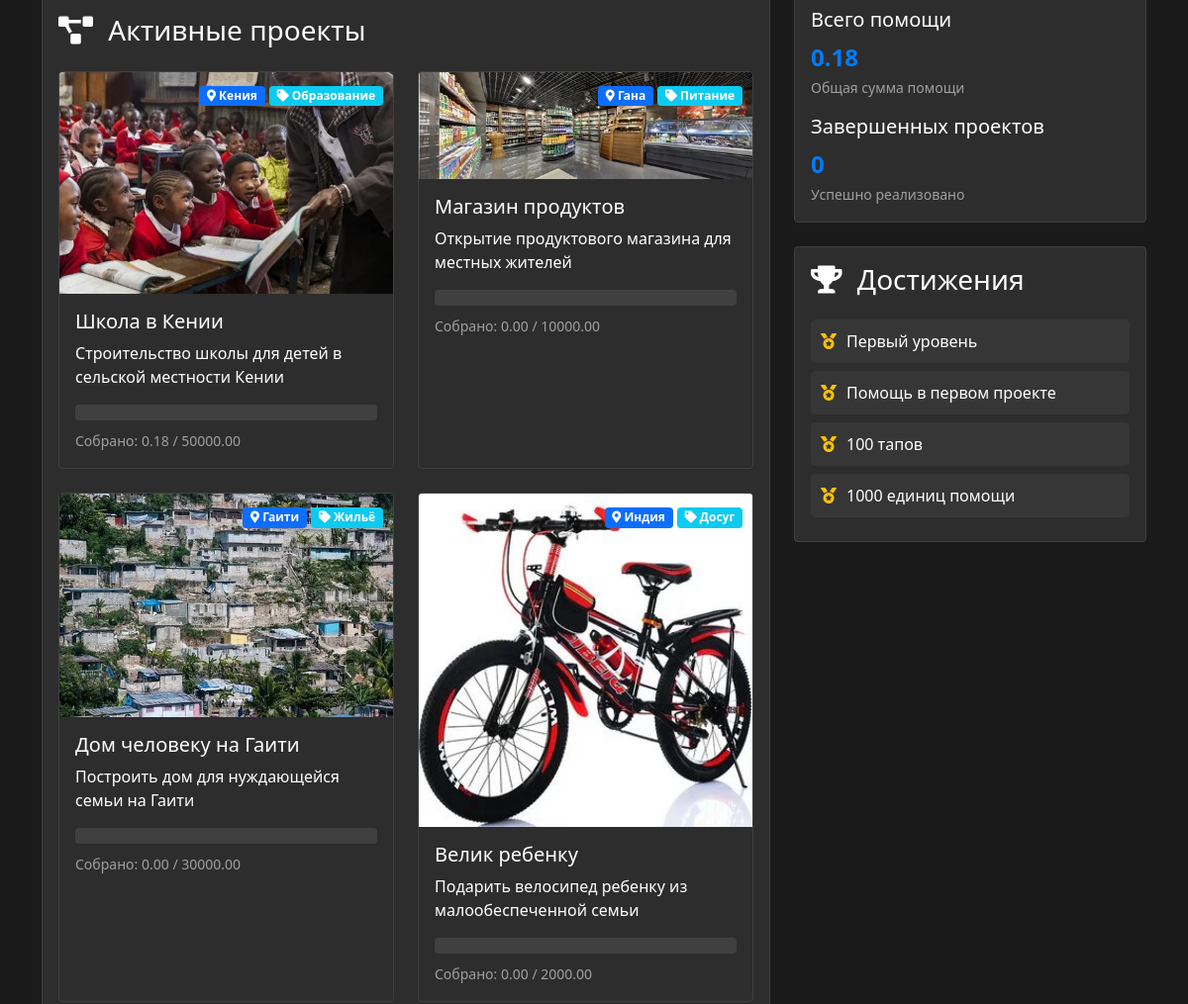
Page / (signed in, middle part) on the earlier database version.
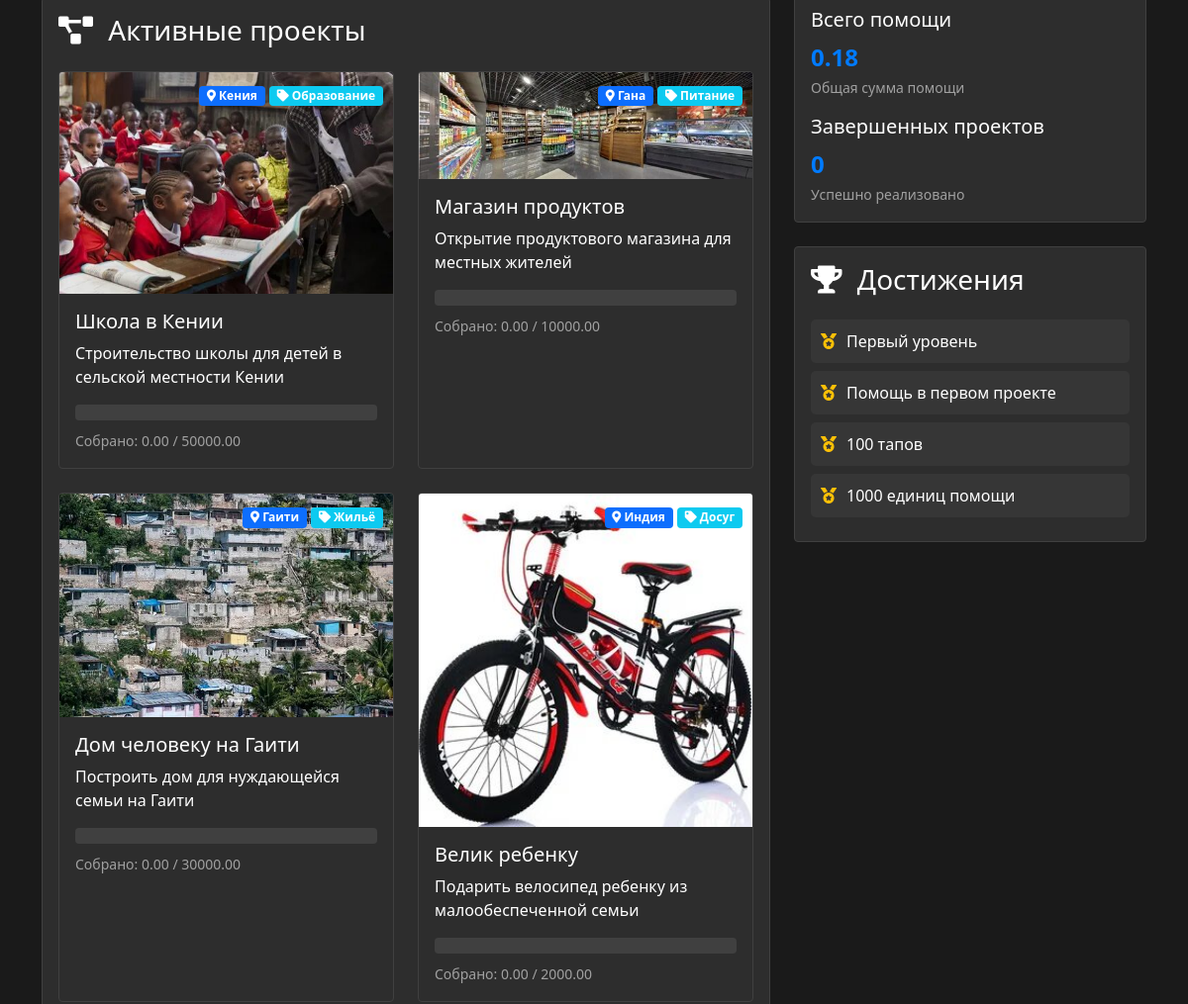
Same page on the later database version.
### app.py (models this page shows, shortened)
class Project(db.Model):
    id = db.Column(db.Integer, primary_key=True)
    title = db.Column(db.String(100), nullable=False)
    description = db.Column(db.Text, nullable=False)
    target_amount = db.Column(db.Float, nullable=False)
    current_amount = db.Column(db.Float, default=0.0)
    country = db.Column(db.String(50), nullable=False)
    category = db.Column(db.String(50), nullable=False)
    image = db.Column(db.String(200), default='default_project.jpg')
    status = db.Column(db.String(20), default='active')
    created_at = db.Column(db.DateTime, default=datetime.now)
    donations = db.relationship('Donation', backref='project', lazy=True)

### app.py (the view)
@app.route('/')
@login_required
def index():
    projects = Project.query.filter_by(status='active').all()
    return render_template('index.html', projects=projects)

### app.py (called while the page is built)
@app.context_processor
def inject_now():
    return {'now': datetime.now()}

@login_manager.user_loader
def load_user(user_id):
    return db.session.get(User, int(user_id))

### templates/index.html (shortened to what this page needs)
{% extends "base.html" %}
{% block content %}
<div class="row">
    <div class="col-md-8">
        <div class="card">
            <div class="card-body">
                <h3 class="card-title mb-4">
                    <i class="fas fa-project-diagram me-2"></i>
                    Активные проекты
                </h3>
                <div class="row">
                    {% for project in projects %}
                    <div class="col-md-6 mb-4">
                        <div class="card project-card h-100">
                            <img src="{{ url_for('static', filename='images/' + project.image) }}" class="card-img-top" alt="{{ project.title }}">
                            <div class="project-details">
                                <span class="badge bg-primary">
                                    <i class="fas fa-map-marker-alt"></i> {{ project.country }}
                                </span>
                                <span class="badge bg-info">
                                    <i class="fas fa-tag"></i> {{ project.category }}
                                </span>
                            </div>
                            <div class="card-body">
                                <h5 class="card-title">{{ project.title }}</h5>
                                <p class="card-text">{{ project.description }}</p>
                                <div class="progress mb-2">
                                </div>
                                <p class="card-text">
                                    <small class="text-muted">
                                        Собрано: {{ "%.2f"|format(project.current_amount) }} / {{ "%.2f"|format(project.target_amount) }}
                                    </small>
                                </p>
                            </div>
                        </div>
                    </div>
                    {% endfor %}
                </div>
            </div>
        </div>
    </div>
    <div class="col-md-4">
        <div class="card mb-4">
            <div class="card-body">
                <div class="stat-item mb-3">
                    <h5>Всего помощи</h5>
                    <div class="stat-value" id="stat-total-help">0.00</div>
                    <small class="text-muted">Общая сумма помощи</small>
                </div>
                <div class="stat-item">
                    <h5>Завершенных проектов</h5>
                    <div class="stat-value" id="stat-projects">0</div>
                    <small class="text-muted">Успешно реализовано</small>
                </div>
            </div>
        </div>
        <div class="card">
            <div class="card-body">
                <h3 class="card-title mb-4">
                    <i class="fas fa-trophy me-2"></i>
                    Достижения
                </h3>
                <div class="achievements">
                    <div class="achievement mb-2">
                        <i class="fas fa-medal"></i>
                        <span>Первый уровень</span>
                    </div>
                    <div class="achievement mb-2">
                        <i class="fas fa-medal"></i>
                        <span>Помощь в первом проекте</span>
                    </div>
                    <div class="achievement mb-2">
                        <i class="fas fa-medal"></i>
                        <span>100 тапов</span>
                    </div>
                    <div class="achievement mb-2">
                        <i class="fas fa-medal"></i>
                        <span>1000 единиц помощи</span>
                    </div>
                </div>
            </div>
        </div>
    </div>
</div>
{% endblock %}

### templates/base.html (shortened to what this page needs)
<!DOCTYPE html>
<html lang="ru">
<head>
    <link href="https://cdn.jsdelivr.net/npm/bootstrap@5.1.3/dist/css/bootstrap.min.css" rel="stylesheet">
    <link href="https://cdnjs.cloudflare.com/ajax/libs/font-awesome/5.15.4/css/all.min.css" rel="stylesheet">
</head>
<body>
    <div class="container">
        {% block content %}{% endblock %}
    </div>
</body>
</html>

### templates/base.html (style rules this page uses)
body { background-color: #1a1a1a; color: #ffffff; }
.card { background-color: #2d2d2d; border: 1px solid #404040; }
.card-body { color: #ffffff; }
.project-card { transition: transform 0.2s; background-color: #2d2d2d; }
.project-details { position: absolute; top: 10px; right: 10px; }
.stat-value { font-size: 1.5em; font-weight: bold; color: #007bff; }
.achievement { display: flex; align-items: center; gap: 10px; padding: 10px; background: #363636; border-radius: 5px; }
.achievement i { color: #ffc107; }
.progress { background-color: #404040; }
.text-muted { color: #a0a0a0 !important; }

Differences in the rows shown:
changed Project "Школа в Кении": current_amount "0.18" → "0.00"
